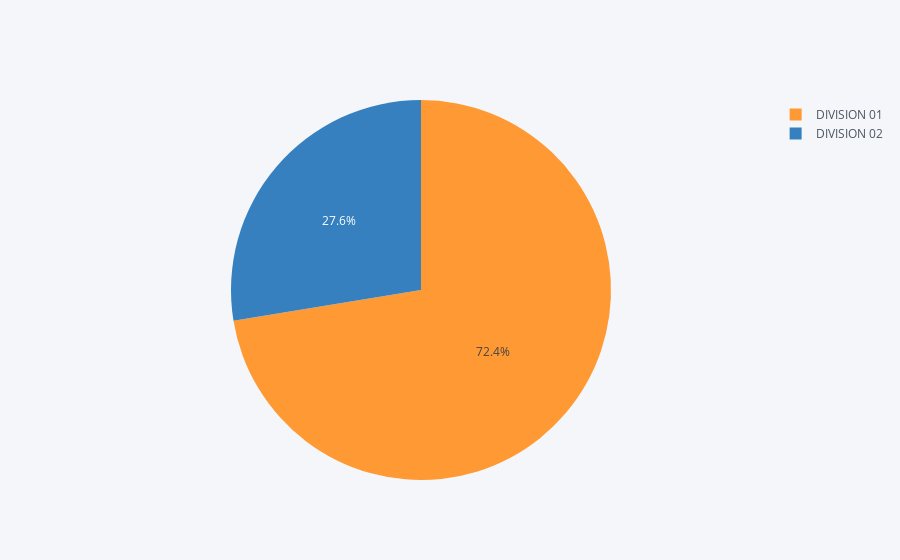

Notebook code cell kept with this figure:
### Code cell
tempbak.groupby(['division']).agg({'annualbakerysales':sum}).reset_index().iplot(kind='pie',labels='division',values='annualbakerysales')

### Figure 1 — Plotly figure (JSON) as saved in the notebook; plotly's stock layout.template omitted (floating-point values rounded to 4 significant figures)
{"data": [{"labels": ["DIVISION 01", "DIVISION 02"], "marker": {"colors": ["rgba(255, 153, 51, 1.0)", "rgba(55, 128, 191, 1.0)"]}, "name": "", "type": "pie", "values": [240600000.0, 91610000.0]}], "layout": {"legend": {"bgcolor": "#F5F6F9", "font": {"color": "#4D5663"}}, "paper_bgcolor": "#F5F6F9", "plot_bgcolor": "#F5F6F9", "titlefont": {"color": "#4D5663"}}}
